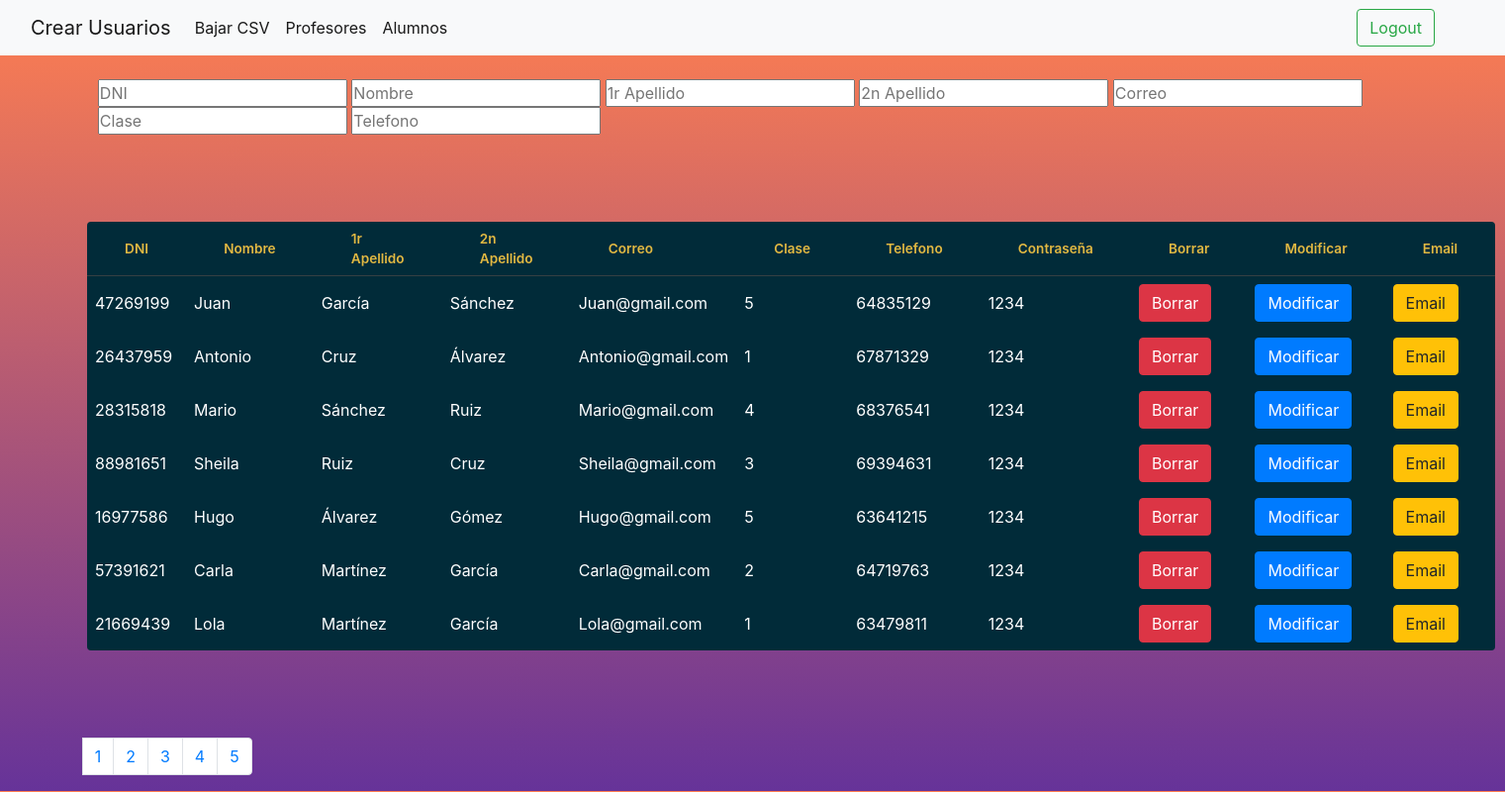
The page /adminalu.php on the database its author committed.
### tables this page shows
CREATE TABLE IF NOT EXISTS tbl_alumne(
	id_alumne int(10) NOT NULL AUTO_INCREMENT,
	dni_alu varchar(9) NULL,
	nom_alu varchar(20) NOT NULL,
	cognom1_alu varchar(20) NULL,
	cognom2_alu varchar(20) NULL,
	telf_alu varchar(9) NULL,
	email_alu varchar(50) NULL,
	classe int(5) NOT NULL,
    passwd_alu varchar(40) NULL,
	constraint pk_alumne PRIMARY KEY (id_alumne)
);

### adminalu.php (the view, shortened to what this page needs)
<!DOCTYPE html>
<html lang="en">
<head>
    <link rel="stylesheet" href="./styles/tabla2.css">
    <link rel="stylesheet" href="https://maxcdn.bootstrapcdn.com/bootstrap/4.0.0/css/bootstrap.min.css"
>
</head>
<body>
<nav class="navbar navbar-expand-lg navbar-light bg-light">
  <div class="container-fluid" >
    <a class="navbar-brand" href="./profeoalu.php">Crear Usuarios</a>
    <div class="collapse navbar-collapse" id="navbarSupportedContent">
      <ul class="navbar-nav me-auto mb-2 mb-lg-0">
        <li class="nav-item">
          <a class="nav-link active" aria-current="page" href="./bajarcsvalu.php">Bajar CSV</a>
        </li>
        <li class="nav-item">
          <a class="nav-link active" aria-current="page" href="./adminp.php"href="">Profesores</a>
        </li>
        <li class="nav-item">
          <a class="nav-link active" aria-current="page" href="./admin.php" href="">Alumnos</a>
        </li>
      </ul>
      <form class="d-flex">
        <button class="btn btn-outline-success" onclick="window.location.href = './proc/proc_logout.php'" type="button">Logout</button>
      </form>
    </div>
  </div>
</nav>
<?php
include './proc/conexion.php';
?>
<br>
<form action="./proc/filtro_admin.php">
<div class="tabla-filtro">
<th><input  type="text" maxlength="20" name="tabla_dni_alu" id="tabla_dni_alu" placeholder="DNI"></th>
                        <th><input type="text" maxlength="20 " name="tabla_nom_alu" id="tabla_nom_alu" placeholder="Nombre"></th>
                        <th><input type="text" maxlength="20" name="tabla_cognom1_alu" id="tabla_cognom1_alu" placeholder="1r Apellido"></th>
                        <th><input type="text" maxlength="20" name="tabla_cognom2_alu" id="tabla_cognom2_alu" placeholder="2n Apellido"></th>
                        <th><input type="text" maxlength="20" name="tabla_email_alu" id="tabla_email_alu" placeholder="Correo"></th>
                        <th><input type="text" maxlength="20" name="tabla_classe" id="tabla_classe" placeholder="Clase"></th>
                        <th><input type="text" maxlength="20" name="tabla_telf_alu" id="tabla_telf_alu" placeholder="Telefono"></th>
                        </div>
                        </form>
<?php
$cantPorPagina = 7;
$sql = "SELECT * FROM tbl_alumne;";
$queryAnim = mysqli_query($connection, $sql);
$numFilas = mysqli_num_rows($queryAnim);
$cantidadPaginas = ceil($numFilas/$cantPorPagina);
if (empty($_GET["pag"])) {
    $inicioPagina = 0;
}
else {
    $inicioPagina = ($_GET["pag"]-1)*$cantPorPagina;
}
$sql2 = "SELECT * FROM tbl_alumne LIMIT $inicioPagina, $cantPorPagina;";
$queryAlu = mysqli_query($connection, $sql2);
echo '<table>';
echo '<tr>';
echo '<th>DNI</th>';
echo '<th>Nombre</th>';
echo '<th>1r Apellido</th>';
echo '<th>2n Apellido</th>';
echo '<th>Correo</th>';
echo '<th>Clase</th>';
echo '<th>Telefono</th>';
echo '<th>Contraseña</th>';
if (!$_SESSION['login2']){
echo '<th>Borrar</th>';
echo'<th>Modificar</th>';
echo'<th>Email</th>';
echo '</tr>';
}
foreach ($queryAlu as $alumno) {
    echo '<tr>';
    echo "<td>{$alumno['dni_alu']}</td>";
    echo "<td>{$alumno['nom_alu']}</td>";
    echo "<td>{$alumno['cognom1_alu']}</td>";
    echo "<td>{$alumno['cognom2_alu']}</td>";
    echo "<td>{$alumno['email_alu']}</td>";
    echo "<td>{$alumno['classe']}</td>";
    echo "<td>{$alumno['telf_alu']}</td>";
    echo "<td>{$alumno['passwd_alu']}</td>";
  if (!$_SESSION['login2']) {
    echo "<td><button type='button' class='btn btn-danger' onClick=\"aviso('borrar.php?id={$alumno['id_alumne']};')\" >Borrar</button></td>";
    echo "<td><button type='button 'class='btn btn-primary' onClick=\"aviso('modificar.php?id={$alumno['id_alumne']};')\">Modificar</button></td>";
    echo "<td><button type='button' class='btn btn-warning' onClick=\"aviso('correo.php?id={$alumno['id_alumne']};')\">Email</button></td>";
  }
}
    echo '</table>';
    echo" <nav class='paddingl' aria-label='Page navigation example'>
      <ul class='pagination pg-blue'>
        <li class='page-item'></li>
        ";
        for($i=1;$i<=$cantidadPaginas;$i++) {
          echo "<li class='page-item'><a class='page-link' href='adminalu.php?pag=$i'>$i</a></li>
        ";
        }
      echo "</ul>";
?>

### styles/tabla2.css (style rules this page uses)
*, *:before, *:after { margin: 0; padding: 0; box-sizing: border-box; }
body { background: rgb(253, 29, 83); background: linear-gradient(0deg, rgba(253, 29, 83, 1) 27%, rgba(249, 249, 249, 1) 79%); font-family: 'Open Sans', sans-serif; }
table { background: #012B39; border-radius: 0.25em; border-collapse: collapse; margin: 5.5em; }
th { border-bottom: 1px solid #364043; color: #E2B842; font-size: 0.85em; font-weight: 600; padding: 0.5em 2.8em; text-align: left; }
td { color: #fff; font-weight: 400; padding: 0.5em 0.5em; }
tbody tr { transition: background 0.25s ease; }
.d-flex { padding-left: 70%; }
body { background: -webkit-gradient(linear, left top, left bottom, from(coral), to(rebeccapurple)); background: linear-gradient(coral, rebeccapurple); }
.tabla-filtro { padding-left: 6.5%; }
.paddingl { padding-left: 5.5%; }

### rows shown on the page
tbl_alumne: dni_alu "47269199", nom_alu "Juan", cognom1_alu "García", cognom2_alu "Sánchez", email_alu "Juan@gmail.com", classe "5", telf_alu "64835129", passwd_alu "1234"
tbl_alumne: dni_alu "26437959", nom_alu "Antonio", cognom1_alu "Cruz", cognom2_alu "Álvarez", email_alu "Antonio@gmail.com", classe "1", telf_alu "67871329", passwd_alu "1234"
tbl_alumne: dni_alu "28315818", nom_alu "Mario", cognom1_alu "Sánchez", cognom2_alu "Ruiz", email_alu "Mario@gmail.com", classe "4", telf_alu "68376541", passwd_alu "1234"
tbl_alumne: dni_alu "88981651", nom_alu "Sheila", cognom1_alu "Ruiz", cognom2_alu "Cruz", email_alu "Sheila@gmail.com", classe "3", telf_alu "69394631", passwd_alu "1234"
tbl_alumne: dni_alu "16977586", nom_alu "Hugo", cognom1_alu "Álvarez", cognom2_alu "Gómez", email_alu "Hugo@gmail.com", classe "5", telf_alu "63641215", passwd_alu "1234"
tbl_alumne: dni_alu "57391621", nom_alu "Carla", cognom1_alu "Martínez", cognom2_alu "García", email_alu "Carla@gmail.com", classe "2", telf_alu "64719763", passwd_alu "1234"
tbl_alumne: dni_alu "21669439", nom_alu "Lola", cognom1_alu "Martínez", cognom2_alu "García", email_alu "Lola@gmail.com", classe "1", telf_alu "63479811", passwd_alu "1234"
